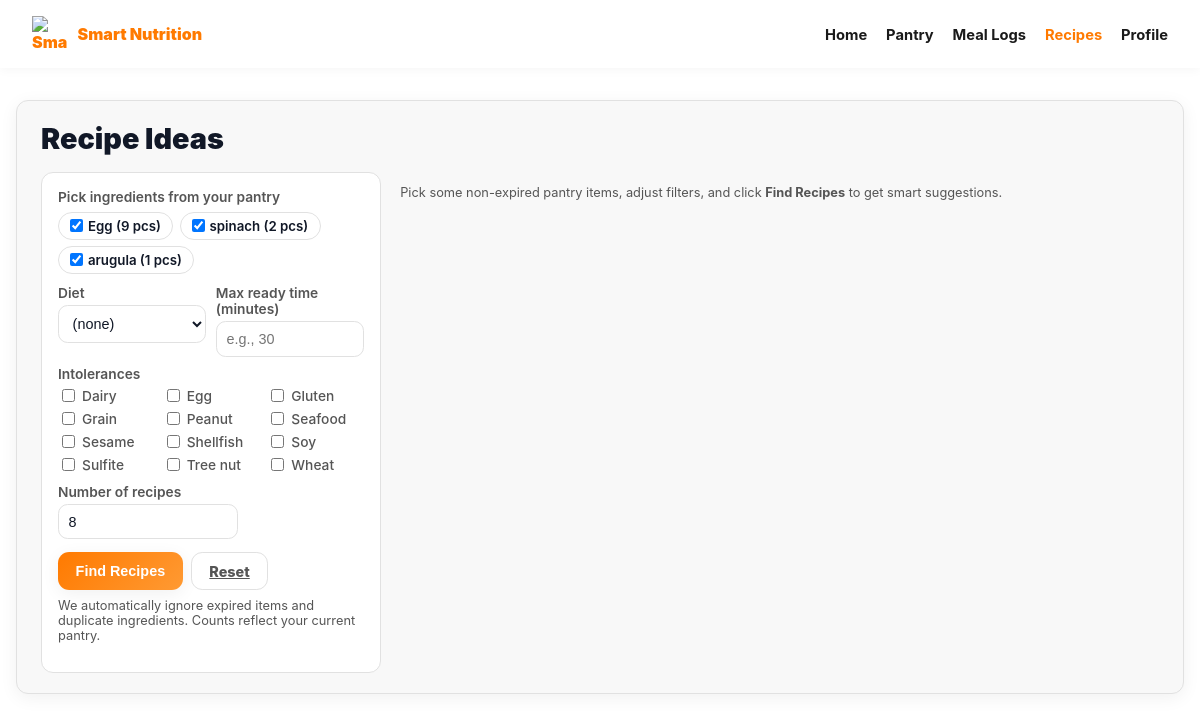
/recipes.php (signed in), run on the app's committed database.
### tables this page shows
CREATE TABLE `food_items` (
  `id` int(11) NOT NULL,
  `user_id` int(11) NOT NULL,
  `name` varchar(120) NOT NULL,
  `category` varchar(80) DEFAULT NULL,
  `storage_type` enum('pantry','refrigerator','freezer') DEFAULT 'pantry',
  `quantity` decimal(10,2) DEFAULT 1.00,
  `unit` varchar(20) DEFAULT 'pcs',
  `calories_per_unit` int(11) DEFAULT 0,
  `purchase_date` date DEFAULT NULL,
  `expiry_date` date DEFAULT NULL,
  `created_at` timestamp NOT NULL DEFAULT current_timestamp(),
  `protein_per_unit` decimal(10,2) DEFAULT 0.00,
  `carbs_per_unit` decimal(10,2) DEFAULT 0.00,
  `fat_per_unit` decimal(10,2) DEFAULT 0.00,
  `fiber_per_unit` decimal(10,2) DEFAULT 0.00,
  `sugar_per_unit` decimal(10,2) DEFAULT 0.00,
  `sodium_per_unit` decimal(10,2) DEFAULT 0.00
);

### recipes.php (the view, shortened to what this page needs)
<?php
function db(): PDO {
  $dsn = 'mysql:host='.DB_HOST.';dbname='.DB_NAME.';charset=utf8mb4';
  $pdo = new PDO($dsn, DB_USER, DB_PASS, [
    PDO::ATTR_ERRMODE => PDO::ERRMODE_EXCEPTION,
    PDO::ATTR_DEFAULT_FETCH_MODE => PDO::FETCH_ASSOC,
  ]);
  return $pdo;
}
function e(string $s): string { return htmlspecialchars($s, ENT_QUOTES, 'UTF-8'); }
$userId = (int)$_SESSION['user_id'];
$pdo = db();
$pdo->exec("
  CREATE TABLE IF NOT EXISTS food_items (
    id INT AUTO_INCREMENT PRIMARY KEY,
    user_id INT NOT NULL,
    name VARCHAR(120) NOT NULL,
    category VARCHAR(80),
    storage_type ENUM('pantry','refrigerator','freezer') DEFAULT 'pantry',
    quantity DECIMAL(10,2) DEFAULT 1,
    unit VARCHAR(20) DEFAULT 'pcs',
    calories_per_unit INT DEFAULT 0,
    protein_per_unit DECIMAL(10,2) DEFAULT 0,
    carbs_per_unit DECIMAL(10,2) DEFAULT 0,
    fat_per_unit DECIMAL(10,2) DEFAULT 0,
    purchase_date DATE NULL,
    expiry_date DATE NULL,
    created_at TIMESTAMP DEFAULT CURRENT_TIMESTAMP,
    INDEX (expiry_date),
    FOREIGN KEY (user_id) REFERENCES users(id) ON DELETE CASCADE
  ) ENGINE=InnoDB;
");
$stmt = $pdo->prepare("
  SELECT id, name, quantity, unit, expiry_date, created_at
  FROM food_items
  WHERE user_id = ?
    AND (expiry_date IS NULL OR expiry_date >= CURDATE())
  ORDER BY (expiry_date IS NULL), expiry_date ASC, created_at DESC
");
$stmt->execute([$userId]);
$rawItems = $stmt->fetchAll();
$agg = [];
foreach ($rawItems as $row) {
  $name = trim((string)$row['name']);
  $key  = mb_strtolower($name, 'UTF-8');
  $qty  = isset($row['quantity']) ? (float)$row['quantity'] : 0.0;
  $unit = isset($row['unit']) ? (string)$row['unit'] : '';
  if (!isset($agg[$key])) {
    $agg[$key] = [
      'id'          => (int)$row['id'],
      'name'        => $name,
      'quantity'    => $qty,
      'unit'        => $unit,
      'expiry_date' => $row['expiry_date'] ?? null,
    ];
  } else {
    $agg[$key]['quantity'] += $qty;
  }
}
$items = array_values($agg);
usort($items, function($a, $b) {
  $ea = $a['expiry_date'] ?? null;
  $eb = $b['expiry_date'] ?? null;
  if ($ea === $eb) return 0;
  if ($ea === null || $ea === '') return 1;
  if ($eb === null || $eb === '') return -1;
  return strcmp($ea, $eb);
});
$rawSelected = [];
if (isset($_GET['ing']) && is_array($_GET['ing'])) {
  foreach ($_GET['ing'] as $name) {
    $name = trim((string)$name);
    if ($name !== '') $rawSelected[] = $name;
  }
} else {
  foreach ($items as $i => $row) {
    if ($i < 5 && !empty($row['name'])) $rawSelected[] = $row['name'];
  }
}
$number  = isset($_GET['n']) ? max(1, min(12, (int)$_GET['n'])) : 8;
$diet    = isset($_GET['diet']) ? trim((string)$_GET['diet']) : '';
$tol     = isset($_GET['intolerances']) && is_array($_GET['intolerances'])
           ? array_values(array_unique(array_map('strval', $_GET['intolerances']))) : [];
$maxTime = isset($_GET['maxReadyTime']) && $_GET['maxReadyTime'] !== '' ? max(1, (int)$_GET['maxReadyTime']) : null;
$errors   = [];
$results  = [];
$diets = ['', 'vegetarian', 'vegan', 'ketogenic', 'paleo', 'primal', 'pescetarian', 'low FODMAP', 'whole30'];
$intoleranceOptions = ['dairy','egg','gluten','grain','peanut','seafood','sesame','shellfish','soy','sulfite','tree nut','wheat'];
?>
<!doctype html>
<html lang="en">
<head>
</head>
<body>
<header>
  <div class="brand">
    <img src="assets/img/smart_nutrition_logo.png" alt="Smart Nutrition">
    <span>Smart Nutrition</span>
  </div>
  <nav>
    <a href="Index.php">Home</a>
    <a href="food_items.php">Pantry</a>
    <a href="meallogs.php">Meal Logs</a>
    <a href="recipes.php" style="color:var(--accent);">Recipes</a>
    <a href="profile.php">Profile</a>
  </nav>
</header>
<div class="container">
  <div class="card">
    <h1>Recipe Ideas</h1>
    <div class="grid">
      <form class="find" method="get" action="recipes.php" novalidate>
        <label>Pick ingredients from your pantry</label>
        <div class="choices">
          <?php if (!$items): ?>
            <span class="small">No non-expired pantry items. Add some in Pantry.</span>
          <?php else: foreach ($items as $row):
            $name    = $row['name'];
            $checked = in_array($name, $rawSelected, true) ? 'checked' : '';
            $qty     = isset($row['quantity']) ? (float)$row['quantity'] : 0.0;
            $unit    = isset($row['unit']) ? (string)$row['unit'] : '';
            $qtyText = '';
            if ($qty > 0) {
              $prettyQty = rtrim(rtrim(number_format($qty, 2), '0'), '.');
              $qtyText   = ' ('.$prettyQty.($unit !== '' ? ' '.$unit : '').')';
            }
          ?>
            <label class="chip">
              <input type="checkbox" name="ing[]" value="<?= e($name) ?>" <?= $checked ?>>
              <?= e($name . $qtyText) ?>
            </label>
          <?php endforeach; endif; ?>
        </div>
        <div class="row" style="margin-top:.7rem;display:grid;grid-template-columns:repeat(2,1fr);gap:.6rem;">
          <div>
            <label for="diet">Diet</label>
            <select id="diet" name="diet">
              <?php foreach ($diets as $d): ?>
                <option value="<?= e($d) ?>" <?= $diet===$d?'selected':'' ?>>
                  <?= $d===''?'(none)':ucfirst($d) ?>
                </option>
              <?php endforeach; ?>
            </select>
          </div>
          <div>
            <label for="maxReadyTime">Max ready time (minutes)</label>
            <input id="maxReadyTime" type="number" name="maxReadyTime"
                   min="1" step="1"
                   value="<?= e((string)($maxTime ?? '')) ?>"
                   placeholder="e.g., 30">
          </div>
        </div>
        <div style="margin-top:.6rem;">
          <label>Intolerances</label>
          <div class="intols">
            <?php foreach ($intoleranceOptions as $opt): ?>
              <label>
                <input type="checkbox" name="intolerances[]" value="<?= e($opt) ?>"
                  <?= in_array($opt, $tol, true) ? 'checked' : '' ?>>
                <?= ucfirst($opt) ?>
              </label>
            <?php endforeach; ?>
          </div>
        </div>
        <div style="margin-top:.6rem;max-width:180px;">
          <label for="n">Number of recipes</label>
          <input id="n" type="number" name="n" min="1" max="12" value="<?= (int)$number ?>">
        </div>
        <div class="actions">
          <button class="btn btn-primary" type="submit">Find Recipes</button>
          <a class="btn btn-muted" href="recipes.php">Reset</a>
        </div>
        <p class="small" style="margin-top:.5rem;">
          We automatically ignore expired items and duplicate ingredients. Counts reflect your current pantry.
        </p>
      </form>
      <div>
        <?php if ($results): ?>
          <div class="recipes">
            <?php foreach ($results as $r):
              $id    = (int)($r['id'] ?? 0);
              $title = $r['title'] ?? 'Recipe';
              $image = $r['image'] ?? '';
              $ready = $r['readyInMinutes'] ?? null;
              $serv  = (int)($r['servings'] ?? 1);
              $src   = $r['sourceUrl'] ?? null;
              $spoon = $r['spoonUrl'] ?? null;
              $calT = $r['calories_total'] ?? null;
              $proT = $r['protein_total']  ?? null;
              $carT = $r['carbs_total']    ?? null;
              $fatT = $r['fat_total']      ?? null;
              $ings = [];
              if (!empty($r['extendedIngredients'])) {
                foreach ($r['extendedIngredients'] as $ing) {
                  if (!empty($ing['name'])) $ings[] = $ing['name'];
                }
              }
              $perCal = ($calT !== null && $serv) ? round($calT / $serv) : null;
            ?>
            <article class="card-r">
              <img class="thumb" src="<?= e($image) ?>" alt="" loading="lazy">
              <div class="pad">
                <h3 class="title"><?= e($title) ?></h3>
                <div class="meta">
                  <?php if ($ready): ?><span class="pill">Ready in <?= (int)$ready ?>m</span><?php endif; ?>
                  <?php if ($serv): ?><span class="pill"><?= $serv ?> servings</span><?php endif; ?>
                  <?php if ($perCal !== null): ?><span class="pill"><?= (int)$perCal ?> kcal / serving</span><?php endif; ?>
                </div>
                <?php if ($ings): ?>
                  <div class="small"><strong>Ingredients:</strong> <?= e(implode(', ', $ings)) ?></div>
                <?php endif; ?>
                <form method="post" action="log_recipe.php" class="go">
                  <input type="hidden" name="recipe_id"      value="<?= $id ?>">
                  <input type="hidden" name="recipe_title"   value="<?= e($title) ?>">
                  <input type="hidden" name="servings"       value="<?= $serv ?>">
                  <input type="hidden" name="calories_total" value="<?= $calT !== null ? (float)$calT : '' ?>">
                  <input type="hidden" name="protein_total"  value="<?= $proT !== null ? (float)$proT : '' ?>">
                  <input type="hidden" name="carbs_total"    value="<?= $carT !== null ? (float)$carT : '' ?>">
                  <input type="hidden" name="fat_total"      value="<?= $fatT !== null ? (float)$fatT : '' ?>">
                  <label class="small">I ate</label>
                  <input name="eaten_servings" type="number" value="1" min="0.25" step="0.25">
                  <select name="meal_type">
                    <option value="breakfast">Breakfast</option>
                    <option value="lunch">Lunch</option>
                    <option value="dinner" selected>Dinner</option>
                    <option value="snack">Snack</option>
                  </select>
                  <button type="submit">Log this</button>
                  <?php if ($src): ?>
                    <a class="linkbtn" target="_blank" rel="noopener noreferrer" href="<?= e($src) ?>">Source</a>
                  <?php endif; ?>
                  <?php if ($spoon): ?>
                    <a class="alt" target="_blank" rel="noopener noreferrer" href="<?= e($spoon) ?>">Spoonacular</a>
                  <?php endif; ?>
                </form>
              </div>
            </article>
            <?php endforeach; ?>
          </div>
        <?php else: ?>
          <p class="small">Pick some non-expired pantry items, adjust filters, and click <strong>Find Recipes</strong> to get smart suggestions.</p>
        <?php endif; ?>
      </div>
    </div>
  </div>
</div>
</body>
</html>

### recipes.php (style rules this page uses)
:root { --bg:#ffffff; --text:#1a1a1a; --muted:#555; --accent:#ff7a00; --accent2:#ff9a33; --panel:#f8f8f8; --border:#e1e1e1; --radius:12px; --shadow:0 4px 18px rgba(0,0,0,.06); }
* { box-sizing:border-box; }
body { margin:0; font-family:"Inter",system-ui,sans-serif; background:var(--bg); color:var(--text); min-height:100vh; }
header { display:flex; justify-content:space-between; align-items:center; padding:1rem 2rem; background:#fff; box-shadow:0 2px 10px rgba(0,0,0,.04); position:sticky; top:0; z-index:10; }
.brand { display:flex; align-items:center; gap:.6rem; font-weight:900; color:var(--accent); }
.brand img { width:36px; height:36px; }
nav a { margin-left:.9rem; text-decoration:none; color:var(--text); font-weight:700; font-size:.92rem; }
.container { max-width:1200px; margin:2rem auto; padding:0 1rem 2rem; }
.card { background:var(--panel); border-radius:var(--radius); border:1px solid var(--border); box-shadow:var(--shadow); padding:1.25rem 1.5rem; }
h1 { margin:0 0 1rem; font-size:1.8rem; font-weight:900; color:#111827; }
.grid { display:grid; grid-template-columns: minmax(260px,340px) 1fr; gap:1.2rem; align-items:flex-start; }
form.find { background:#fff; border-radius:var(--radius); border:1px solid var(--border); padding:1rem; }
label { display:block; font-size:.86rem; color:var(--muted); font-weight:600; }
.choices { display:flex; flex-wrap:wrap; gap:.4rem; margin-top:.45rem; max-height:190px; overflow-y:auto; }
.chip { display:inline-flex; align-items:center; gap:.3rem; padding:.3rem .7rem; border-radius:999px; border:1px solid var(--border); background:#fff; font-size:.83rem; color:#111827; }
.chip input { margin:0; }
select,input[type="number"] { width:100%; margin-top:.25rem; padding:.55rem .6rem; border-radius:.6rem; border:1px solid var(--border); background:#fff; font-size:.9rem; color:#111827; }
.intols { display:grid; grid-template-columns:repeat(3,minmax(0,1fr)); gap:.25rem .5rem; margin-top:.25rem; font-size:.8rem; color:var(--muted); }
.intols label { display:flex; align-items:center; gap:.25rem; font-weight:500; }
.actions { margin-top:.8rem; display:flex; gap:.5rem; flex-wrap:wrap; }
.btn { border:0; padding:.6rem 1.1rem; border-radius:.7rem; font-weight:800; cursor:pointer; font-size:.9rem; }
.btn-primary { background:linear-gradient(135deg,var(--accent),var(--accent2)); color:#fff; box-shadow:var(--shadow); }
.btn-muted { background:#fff; color:var(--muted); border:1px solid var(--border); }
.small { font-size:.8rem; color:var(--muted); }

### data on the page
food_items: name+unit "Egg (9 pcs)"
food_items: name+unit "spinach (2 pcs)"
food_items: name+quantity+unit "arugula (1 pcs)"

### other printed values
$opt "Dairy"
$opt "Egg"
$opt "Gluten"
$opt "Grain"
$opt "Peanut"
$opt "Seafood"
$opt "Sesame"
$opt "Shellfish"
$opt "Soy"
$opt "Sulfite"
$opt "Tree nut"
$opt "Wheat"
